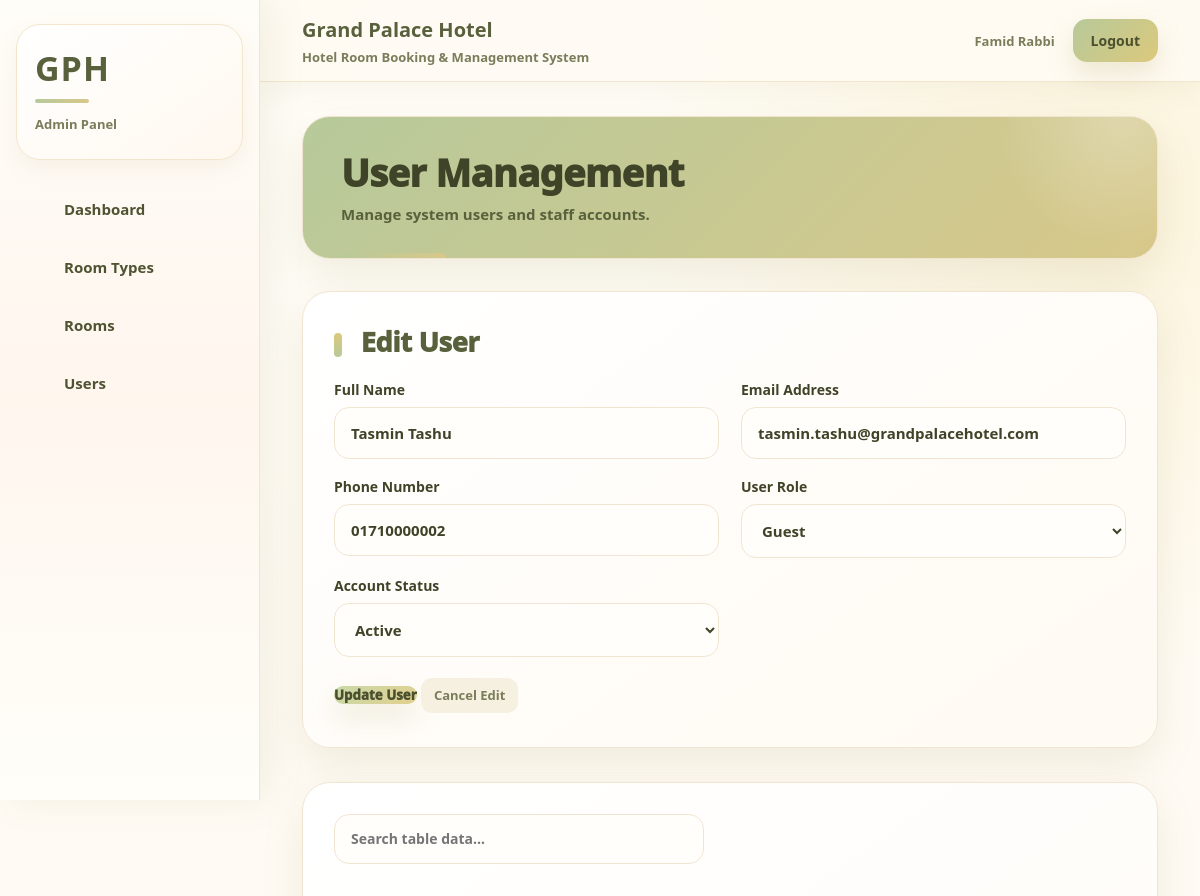
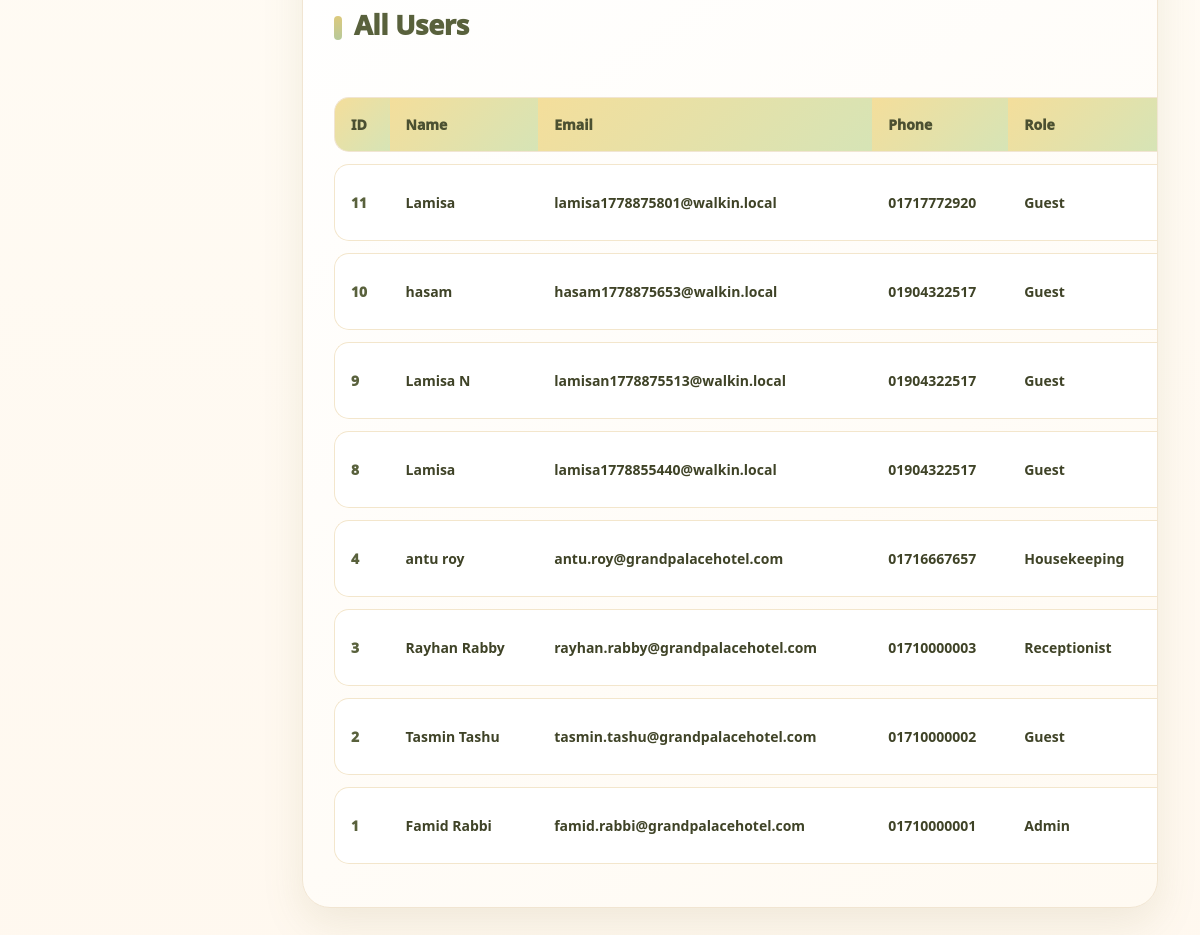
The page /views/admin/users.php?edit=2 (signed in) on the database its author committed (2 pictures, top to bottom).
### tables this page shows
CREATE TABLE `users` (
  `id` int(11) NOT NULL,
  `name` varchar(120) NOT NULL,
  `email` varchar(150) NOT NULL,
  `password_hash` varchar(255) NOT NULL,
  `phone` varchar(30) NOT NULL,
  `nationality` varchar(80) DEFAULT 'Bangladeshi',
  `id_number` varchar(80) DEFAULT NULL,
  `role` enum('guest','receptionist','housekeeping','admin') NOT NULL,
  `profile_pic` varchar(255) DEFAULT NULL,
  `is_active` tinyint(1) NOT NULL DEFAULT 1,
  `last_login_at` datetime DEFAULT NULL,
  `created_at` timestamp NOT NULL DEFAULT current_timestamp()
);

### models/userModel.php (called while the page is built, shortened)
<?php
require_once __DIR__ . "/../config/database.php";
function getAllUsers()
{
    global $conn;
    $sql = "SELECT * FROM users ORDER BY id DESC";
    return $conn->query($sql);
}
function getUserById($id)
{
    global $conn;
    $sql = "SELECT * FROM users WHERE id = ?";
    $stmt = $conn->prepare($sql);
    $stmt->bind_param("i", $id);
    $stmt->execute();
    return $stmt->get_result()->fetch_assoc();
}
?>

### views/admin/users.php (the view, shortened to what this page needs)
<?php
require_once "../../models/userModel.php";
$users = getAllUsers();
$editData = null;
if (isset($_GET["edit"])) {
    $editData = getUserById($_GET["edit"]);
}
require_once "../../app/layouts/header.php";
require_once "../../app/layouts/sidebar.php";
require_once "../../app/layouts/navbar.php";
?>
<div class="main-content">
    <div class="dashboard-title">
        <h1>User Management</h1>
        <p>Manage system users and staff accounts.</p>
    </div>
    <div class="form-box">
        <h2>
            <?php
            echo $editData ? "Edit User" : "Add New User";
            ?>
        </h2>
        <form action="../../controllers/userController.php" method="POST">
            <div class="form-row">
                <div class="form-group">
                    <label>Full Name</label>
                    <input
                        type="text"
                        name="name"
                        required
                        value="<?php echo $editData ? $editData["name"] : ""; ?>"
                    >
                </div>
                <div class="form-group">
                    <label>Email Address</label>
                    <input
                        type="email"
                        name="email"
                        required
                        value="<?php echo $editData ? $editData["email"] : ""; ?>"
                    >
                </div>
            </div>
            <div class="form-row">
                <div class="form-group">
                    <label>Phone Number</label>
                    <input
                        type="text"
                        name="phone"
                        required
                        value="<?php echo $editData ? $editData["phone"] : ""; ?>"
                    >
                </div>
                <div class="form-group">
                    <label>User Role</label>
                    <select name="role" required>
                        <?php
                        $roles = [
                            "admin",
                            "guest",
                            "receptionist",
                            "housekeeping"
                        ];
                        foreach ($roles as $role) {
                            $selected = "";
                            if ($editData && $editData["role"] == $role) {
                                $selected = "selected";
                            }
                            echo "<option value='$role' $selected>";
                            echo ucfirst($role);
                            echo "</option>";
                        }
                        ?>
                    </select>
                </div>
            </div>
            <div class="form-row">
                <div class="form-group">
                    <label>Account Status</label>
                    <select name="is_active">
                        <?php
                        $statuses = [
                            1 => "Active",
                            0 => "Inactive"
                        ];
                        foreach ($statuses as $key => $value) {
                            $selected = "";
                            if (
                                $editData &&
                                $editData["is_active"] == $key
                            ) {
                                $selected = "selected";
                            }
                            echo "<option value='$key' $selected>";
                            echo $value;
                            echo "</option>";
                        }
                        ?>
                    </select>
                </div>
            </div>
            <button type="submit">
                <?php
                echo $editData ? "Update User" : "Add User";
                ?>
            </button>
            <?php if ($editData) { ?>
                <a href="users.php" class="cancel-link">
                    Cancel Edit
                </a>
            <?php } ?>
        </form>
    </div>
    <div class="dashboard-table">
	<div class="table-search-box">
    <input
        type="text"
        class="table-search"
        placeholder="Search table data..."
    >
</div>
<br>
        <h2>All Users</h2>
        <br>
        <table>
            <thead>
                <tr>
                    <th>ID</th>
                    <th>Name</th>
                    <th>Email</th>
                    <th>Phone</th>
                    <th>Role</th>
                </tr>
            </thead>
            <tbody>
                <?php
                if ($users && $users->num_rows > 0) {
                    while ($user = $users->fetch_assoc()) {
                        echo "<tr>";
                        echo "<td>" . $user["id"] . "</td>";
                        echo "<td>" . $user["name"] . "</td>";
                        echo "<td>" . $user["email"] . "</td>";
                        echo "<td>" . $user["phone"] . "</td>";
                        echo "<td>" . ucfirst($user["role"]) . "</td>";
                        echo "</tr>";
                    }
                } else {
                    echo "<tr>";
                    echo "<td colspan='7'>No users found.</td>";
                    echo "</tr>";
                }
                ?>
            </tbody>
        </table>
    </div>
</div>
<?php
require_once "../../app/layouts/footer.php";
?>

### assets/css/dashboard.css (style rules this page uses)
* { margin: 0; padding: 0; box-sizing: border-box; }
a { color: inherit; text-decoration: none; }
button, input, select, textarea { font-family: inherit; }
.main-content { margin-left: var(--sidebar-width); min-height: calc(100vh - var(--navbar-height)); padding: 34px 42px 58px; background: radial-gradient(circle at 92% 6%, rgba(244, 222, 155, 0.28), transparent 26%), linear-gradient(180deg, #fffdf7 0%, #fff8ef 100%); }
.dashboard-title { position: relative; overflow: hidden; padding: 34px 38px; margin-bottom: 32px; border-radius: 28px; background: linear-gradient(135deg, #B7C99A, #D8C88A); border: 1px solid var(--border); box-shadow: var(--shadow-md); }
.dashboard-title::before { content: ""; position: absolute; width: 260px; height: 260px; right: -95px; top: -130px; border-radius: 50%; background: radial-gradient(circle, rgba(255, 255, 255, 0.28), transparent 70%); }
.dashboard-title::after { content: ""; position: absolute; left: 38px; bottom: 0; width: 105px; height: 5px; border-radius: 999px 999px 0 0; background: linear-gradient(90deg, var(--pink-main), var(--pink-mid)); }
.dashboard-title h1 { position: relative; z-index: 1; color: #3F4327; font-size: 38px; line-height: 1.12; font-weight: 950; letter-spacing: -0.6px; margin-bottom: 10px; }
.dashboard-title p { position: relative; z-index: 1; color: #59613C; font-size: 15px; font-weight: 600; }
.dashboard-table, .form-box { position: relative; padding: 31px; margin-bottom: 34px; border-radius: 28px; background: linear-gradient(145deg, #ffffff, #fffaf2); border: 1px solid var(--border); box-shadow: var(--shadow-md); }
.dashboard-table h2, .form-box h2 { color: #59613C; font-size: 27px; font-weight: 950; letter-spacing: -0.3px; margin-bottom: 20px; }
.dashboard-table h2::before, .form-box h2::before { content: ""; display: inline-block; width: 8px; height: 24px; margin-right: 12px; border-radius: 999px; vertical-align: -5px; background: linear-gradient(180deg, #DCC97C, #B7C99A); }
.dashboard-table { overflow-x: auto; }
.dashboard-table table { width: 100%; min-width: 1120px; border-collapse: separate; border-spacing: 0 12px; }
.dashboard-table th { padding: 17px 16px; color: #4B5031; background: linear-gradient(135deg, #F4DE9B, #D6E4B6); border-top: 1px solid var(--border); border-bottom: 1px solid var(--border); font-size: 14px; font-weight: 950; text-align: left; white-space: nowrap; }
.dashboard-table th:first-child { border-radius: 15px 0 0 15px; border-left: 1px solid var(--border); }
.dashboard-table td { padding: 17px 16px; color: var(--text); background: #ffffff; border-top: 1px solid var(--border-light); border-bottom: 1px solid var(--border-light); font-size: 14px; font-weight: 650; vertical-align: middle; }
.dashboard-table td:first-child { color: var(--pink-dark); font-weight: 950; border-left: 1px solid var(--border-light); border-radius: 15px 0 0 15px; }
.dashboard-table tbody tr { transition: 0.22s ease; }
.form-row { display: grid; grid-template-columns: repeat(2, minmax(0, 1fr)); gap: 22px; }
.form-group { margin-bottom: 18px; }
.form-group label { display: block; margin-bottom: 8px; color: var(--text); font-size: 14px; font-weight: 850; }
.form-group input, .form-group select, .form-group textarea { width: 100%; padding: 15px 16px; border: 1px solid var(--border); border-radius: 15px; outline: none; background: #fffefb; color: var(--text); font-size: 15px; font-weight: 650; transition: 0.22s ease; }
.print-btn, button[type="submit"], input[type="submit"] { border: none; border-radius: 15px; color: #4A4F2E; background: linear-gradient(135deg, #C8D9A9, #E3D08E); box-shadow: 0 13px 28px rgba(171, 160, 93, 0.22); cursor: pointer; font-weight: 950; transition: 0.24s ease; }
.edit-btn, .delete-btn, .cancel-link { display: inline-flex; align-items: center; justify-content: center; min-height: 35px; padding: 8px 13px; border-radius: 11px; font-size: 13px; font-weight: 900; margin: 3px 5px 3px 0; transition: 0.22s ease; }
.cancel-link { color: var(--text-soft); background: #f5f0e0; }
.table-search-box { width: 100%; margin-bottom: 16px; }
.table-search { width: min(370px, 100%); height: 50px; padding: 0 16px; border: 1px solid var(--border); border-radius: 15px; outline: none; background: #fffefb; color: var(--text); font-size: 14px; font-weight: 650; }

### rows shown on the page
users: name "Tasmin Tashu", email "tasmin.tashu@grandpalacehotel.com", phone "01710000002", id "2", role "Guest"
users: id "11", name "Lamisa", email "lamisa1778875801@walkin.local", phone "01717772920", role "Guest"
users: id "10", name "hasam", email "hasam1778875653@walkin.local", phone "01904322517", role "Guest"
users: id "9", name "Lamisa N", email "lamisan1778875513@walkin.local", phone "01904322517", role "Guest"
users: id "8", name "Lamisa", email "lamisa1778855440@walkin.local", phone "01904322517", role "Guest"
users: id "4", name "antu roy", email "antu.roy@grandpalacehotel.com", phone "01716667657", role "Housekeeping"
users: id "3", name "Rayhan Rabby", email "rayhan.rabby@grandpalacehotel.com", phone "01710000003", role "Receptionist"
users: id "1", name "Famid Rabbi", email "famid.rabbi@grandpalacehotel.com", phone "01710000001", role "Admin"

### other values the page prints
$role "Admin"
$_SESSION["name"] "Famid Rabbi"
form field role "Guest"
form field is_active "Active"
